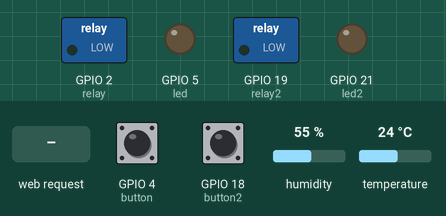
This sketch was run on a simulated ESP32. On the bench: switched loads named in the sketch (green lamp = pin HIGH), output pins drawn as LEDs (lit = HIGH). Inputs (shaded band) come from the test bench; at power-on: GPIO 4 (button) HIGH, GPIO 18 (button2) HIGH, humidity 55 %, temperature 24 °C. What the sketch prints to the serial monitor is not drawn.

Above: at 1.3 s.
1.4 s: GPIO 4 (button) pulled LOW for 0.15 s
At 2.1 s:
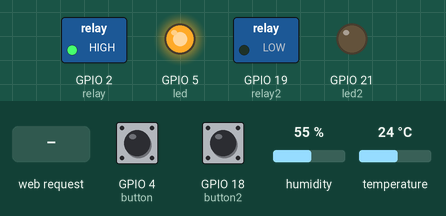
3.0 s: GPIO 18 (button2) pulled LOW for 0.15 s
At 3.6 s:
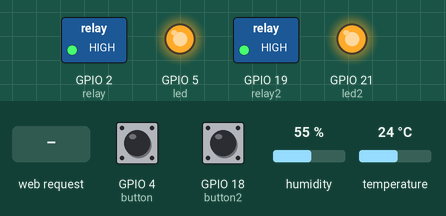
4.6 s: HTTP request GET /input?ls=OFF received
At 5.8 s:
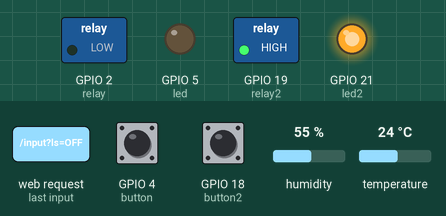
6.1 s: HTTP request GET /input?ls=ON received
At 6.7 s:
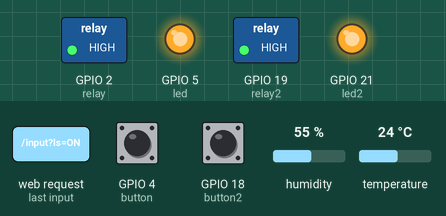
7.7 s: HTTP request GET /input2?ls2=OFF received
At 9.1 s:
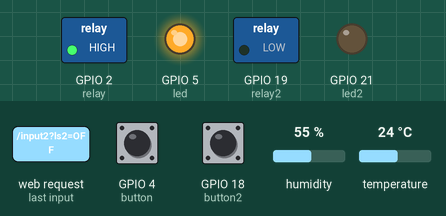
Timing chart, 0 to 10.2 s (numbered marks = the images above; inputs shaded):
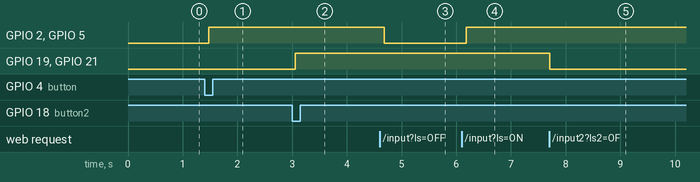

Measured:
- after the input at 1.4 s, GPIO 2 (relay), GPIO 5 (led): LOW → HIGH after 0.08 s
- after the input at 3.0 s, GPIO 19 (relay2), GPIO 21 (led2): LOW → HIGH after 0.05 s
- after the input at 4.6 s, GPIO 2 (relay), GPIO 5 (led): HIGH → LOW after 0.08 s
- after the input at 6.1 s, GPIO 2 (relay), GPIO 5 (led): LOW → HIGH after 0.08 s
- after the input at 7.7 s, GPIO 19 (relay2), GPIO 21 (led2): HIGH → LOW at once

The sketch:

ate_esp32_or_esp8266_AjexHomeAutomation_withSensor_localWifi.ino
```cpp
// for esp8266 //
//#include <ESP8266WiFi.h>           //////////////////////////////////////////////////////////////////////////////////////////////
//#include <ESP8266WebServer.h>      //////////////////////////////////////////////////////////////////////////////////////////////
//ESP8266WebServer server(80);       //////////////////////////////////////////////////////////////////////////////////////////////

// for esp32 //
#include <WiFi.h>
#include <WebServer.h>
WebServer server(80);

#include "DHT.h"

////////////////////////////////////////////////////////variables to change////////////////////////////////////////////////////////////////////////////////////////////////////////////////
const char *ssid = "Home Control";
const char *password = "123456789";
// IP Address : http://192.168.1.1

#define DHTPIN 15
const int button = 4;
const int relay = 2;
const int led = 5;
const int button2 = 18;
const int relay2 = 19;
const int led2 = 21;

//////////////////////////////////////////////////////////////////////////don't change if you know programming/////////////////////////////////////////////////////////////////////////////

const char MAIN_page[] PROGMEM = R"=====(

<!DOCTYPE html>
<html lang="en">
<head>
    <meta charset="UTF-8">
    <meta http-equiv="X-UA-Compatible" content="IE=edge">
    <meta name="viewport" content="width=device-width, initial-scale=1.0">
    <title>HOME</title>
    <style>
        html {
            font-family: Helvetica;
            margin: 50px auto;
            text-align: center;
            cursor: crosshair;
            background: #242424;
        }

        h1 {
            color: white;
        }

        .buton {
            background-color: rgb(80, 80, 80);
            border: 6px #f00 solid;
            outline: none;
            color: #f00;
            padding: 30px 60px;
            border-radius: 90px;
            font-size: 30px;
            font-weight: bold;
            margin: 10px;
            cursor: pointer;
        }

        #em {
            color: rgb(255, 0, 0);
        }

        table{
            text-align: center;
            color: #ff0;
            width: 100%;
            margin-top: 60px;
        }

        @media screen and (min-width: 601px) {
            .buton {
                width: 250px;
            }
        }

        @media screen and (max-width: 1000px) {
            .buton {
                width: 250px;
            }
        }
    </style>
</head>
<body>

    <h1>HOME AUTOMATION SWITCH</h1>
    <button onclick="isend()" id="button" class="buton">OFF</button>
    <button onclick="isend2()" id="button2" class="buton">OFF</button><br>
    <h4 id="em"></h4>
    <table>
        <tr>
            <th>Temperatur</th>
            <th>Humidity</th>
        </tr>
        <tr>
            <th id="temp"><h2 name="t">00 <label for="t">&#8451;</label></h2></th>
            <th id="humi"><h2 name="h">00 <label for="h">%</label></h2></th>
        </tr>
    </table>

    <script>
        var buts = "OFF";
        var buttonid = document.getElementById("button");
        var buttonid2 = document.getElementById("button2");
        var eid = document.getElementById("em");
        var tempid = document.getElementById("temp")
        var humiid = document.getElementById("humi")

        function isend() {
            if (buttonid.innerText == "OFF") {
                var xhttp = new XMLHttpRequest();
                xhttp.timeout = 1000;
                xhttp.onreadystatechange = function () {
                    if (this.readyState == 4 && this.status == 200) {
                        buttonid.innerText = "ON";
                        buttonid.style.color = "#0f0";
                        buttonid.style.border = "6px #0f0 solid";
                        eid.innerText = "";
                    }
                }
                xhttp.ontimeout = function() {
                  eid.innerText = "Something Is Wrong ( status: " + String(this.status) + " )";
                }
                xhttp.open("GET", "input?ls=ON", true);
                xhttp.send();
            } else if (buttonid.innerText == "ON") {
                var xhttp = new XMLHttpRequest();
                xhttp.timeout = 1000;
                xhttp.onreadystatechange = function () {
                    if (this.readyState == 4 && this.status == 200) {
                        buttonid.innerText = "OFF";
                        buttonid.style.color = "#f00";
                        buttonid.style.border = "6px #f00 solid";
                        eid.innerText = "";
                    }
                }
                xhttp.ontimeout = function() {
                  eid.innerText = "Something Is Wrong ( status: " + String(this.status) + " )";
                }
                xhttp.open("GET", "input?ls=OFF", true);
                xhttp.send();
            }
        }

        function isend2() {
            if (buttonid2.innerText == "OFF") {
                var xhttp = new XMLHttpRequest();
                xhttp.timeout = 1000;
                xhttp.onreadystatechange = function () {
                    if (this.readyState == 4 && this.status == 200) {
                        buttonid2.innerText = "ON";
                        buttonid2.style.color = "#0f0";
                        buttonid2.style.border = "6px #0f0 solid";
                        eid.innerText = "";
                    }
                }
                xhttp.ontimeout = function() {
                  eid.innerText = "Something Is Wrong ( status: " + String(this.status) + " )";
                }
                xhttp.open("GET", "input2?ls2=ON", true);
                xhttp.send();
            } else if (buttonid2.innerText == "ON") {
                var xhttp = new XMLHttpRequest();
                xhttp.timeout = 1000;
                xhttp.onreadystatechange = function () {
                    if (this.readyState == 4 && this.status == 200) {
                        buttonid2.innerText = "OFF";
                        buttonid2.style.color = "#f00";
                        buttonid2.style.border = "6px #f00 solid";
                        eid.innerText = "";
                    }
                }
                xhttp.ontimeout = function() {
                  eid.innerText = "Something Is Wrong ( status: " + String(this.status) + " )";
                }
                xhttp.open("GET", "input2?ls2=OFF", true);
                xhttp.send();
            }
        }

        setInterval(function () {
            getData();
        }, 500);

        function getData() {
            var xhttp = new XMLHttpRequest();
            xhttp.onreadystatechange = function () {
                if (this.readyState == 4 && this.status == 200) {
                    var dt = JSON.parse(this.response);
                     tempid.innerHTML = '<h2 name="t">'+String(dt.tempos)+' '+'<label for="t">&#8451;</label></h2>'
                     humiid.innerHTML = '<h2 name="h">'+String(dt.humios)+' '+'<label for="h">%</label></h2>'
                    if (dt.sos == "ON") {
                        buttonid.innerText = "ON";
                        buttonid.style.color = "#0f0";
                        buttonid.style.border = "6px #0f0 solid";
                        eid.innerText = "";
                    } else if (dt.sos == "OFF") {
                        buttonid.innerText = "OFF";
                        buttonid.style.color = "#f00";
                        buttonid.style.border = "6px #f00 solid";
                        eid.innerText = "";
                    }
                    if (dt.sos2 == "ON") {
                        buttonid2.innerText = "ON";
                        buttonid2.style.color = "#0f0";
                        buttonid2.style.border = "6px #0f0 solid";
                        eid.innerText = "";
                    } else if (dt.sos2 == "OFF") {
                        buttonid2.innerText = "OFF";
                        buttonid2.style.color = "#f00";
                        buttonid2.style.border = "6px #f00 solid";
                        eid.innerText = "";
                    }
                }
            }
            xhttp.open("GET", "info", true);
            xhttp.send();
        }

    </script>
</body>
</html>

)=====";


IPAddress local_ip(192, 168, 1, 1);
IPAddress gateway(192, 168, 1, 1);
IPAddress subnet(255, 255, 255, 0);

String relayState = "OFF";
String relayState2 = "OFF";

int cbs;
int lbs;
int cbs2;
int lbs2;

float temp;
int humi;

#define DHTTYPE DHT11
DHT dht(DHTPIN, DHTTYPE);

void handle_OnConnect()
{
    String s = MAIN_page;
    server.send(200, "text/html", s);
}

void handle_info(){
    String jsondata = "{\"tempos\":"+String(temp)+",\"humios\":"+String(humi)+",\"sos\":\"" + relayState + "\",\"sos2\":\"" + relayState2 + "\"}";
    server.send(200, "text/json", jsondata);
}

void handle_input(){
    String ls = "OFF";
    relayState = server.arg("ls");
    if (relayState == "ON")
    {
        digitalWrite(relay, HIGH);
        digitalWrite(led, HIGH);
    }else if(relayState == "OFF")
    {
        digitalWrite(relay, LOW);
        digitalWrite(led, LOW);
    }
    server.send(200, "text/plane", relayState);
}

void handle_input2(){
    String ls2 = "OFF";
    relayState2 = server.arg("ls2");
    if (relayState2 == "ON")
    {
        digitalWrite(relay2, HIGH);
        digitalWrite(led2, HIGH);
    }else if(relayState2 == "OFF")
    {
        digitalWrite(relay2, LOW);
        digitalWrite(led2, LOW);
    }
    server.send(200, "text/plane", relayState2);
}

void handle_NotFound()
{
    server.send(404, "text/plain", "Not found");
}

void setup()
{
    pinMode(button,INPUT_PULLUP);
    pinMode(relay, OUTPUT);
    pinMode(led, OUTPUT);
    pinMode(button2,INPUT_PULLUP);
    pinMode(relay2, OUTPUT);
    pinMode(led2, OUTPUT);
    digitalWrite(relay, LOW);
    digitalWrite(led, LOW);
    cbs = digitalRead(button);
    digitalWrite(relay2, LOW);
    digitalWrite(led2, LOW);
    cbs = digitalRead(button2);

    WiFi.softAP(ssid, password);
    WiFi.softAPConfig(local_ip, gateway, subnet);
    delay(100);

    server.on("/", handle_OnConnect);
    server.on("/input", handle_input);
    server.on("/input2", handle_input2);
    server.on("/info", handle_info);
    server.onNotFound(handle_NotFound);
    server.begin();
    dht.begin();

    Serial.begin(9600);
    Serial.println();
    Serial.print("SSID: ");
    Serial.print(ssid);
    Serial.println();
    Serial.print("PASSWORD: ");
    Serial.print(password);
    Serial.println();
    Serial.print("IP Address: ");
    Serial.print(WiFi.softAPIP());
    Serial.println();
}

void loop(void)
{
    server.handleClient();

    temp = dht.readTemperature();
    humi = dht.readHumidity();

    lbs  = cbs;
    cbs = digitalRead(button);
    delay(50);
    if(lbs == HIGH && cbs == LOW) {
        if (relayState=="ON"){
            relayState="OFF";
            digitalWrite(relay, LOW);
            digitalWrite(led, LOW);
        }else if (relayState=="OFF")
        {
            relayState="ON";
            digitalWrite(relay, HIGH);
            digitalWrite(led, HIGH);
        }
    }

    lbs2  = cbs2;
    cbs2 = digitalRead(button2);
    delay(50);
    if(lbs2 == HIGH && cbs2 == LOW) {
        if (relayState2=="ON"){
            relayState2="OFF";
            digitalWrite(relay2, LOW);
            digitalWrite(led2, LOW);
        }else if (relayState2=="OFF")
        {
            relayState2="ON";
            digitalWrite(relay2, HIGH);
            digitalWrite(led2, HIGH);
        }
    }
}
```
